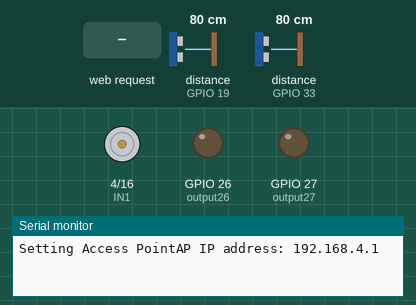
Recording of a sketch running on a simulated ESP32. Shown: motor-driver pin pairs drawn as motors (green arrow = first pin HIGH = forward, orange = second pin HIGH = backward, longer = more drive, scaled by the enable pin), output pins drawn as LEDs (lit = HIGH), the last lines printed to the serial monitor. Wiring (inferred from the names in the program): 2 × ultrasonic range finder: trigger GPIO 18, echo GPIO 19 / trigger GPIO 32, echo GPIO 33. Inputs (shaded band) come from the test bench; at power-on: distance to the obstacle (sensors on GPIO 19, GPIO 33) 80 cm. The echo pulse lasts 58.3 µs per cm; pins used as bus, display or sensor lines are not drawn.

Above: at 1.2 s.
1.3 s: HTTP request GET /MODE/MANUAL received
At 1.9 s:
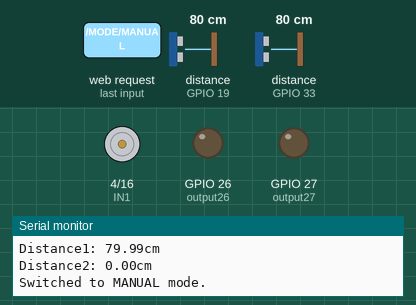
3.0 s: HTTP request GET /MODE/AUTO received
At 4.8 s:
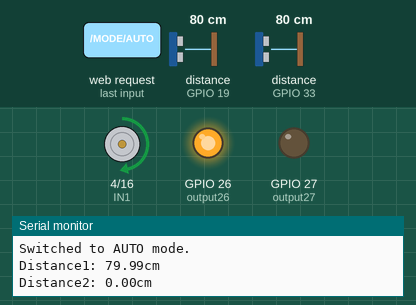
7.1 s: HTTP request GET /26/CLOSE received
At 8.7 s:
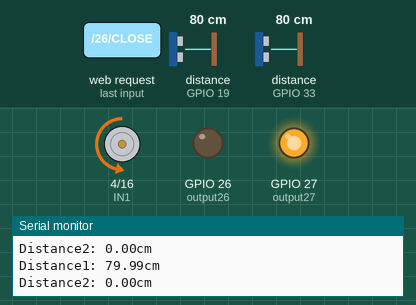
9.0 s: HTTP request GET /26/OPEN received
At 10.8 s:
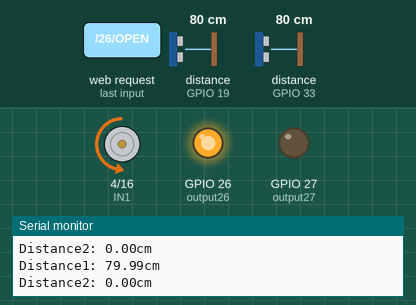
13.1 s: HTTP request GET /26/OPEN received
At 14.3 s:
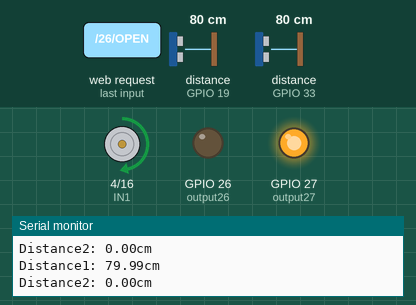
16.0 s: HTTP request GET /26/CLOSE received
At 18.8 s:
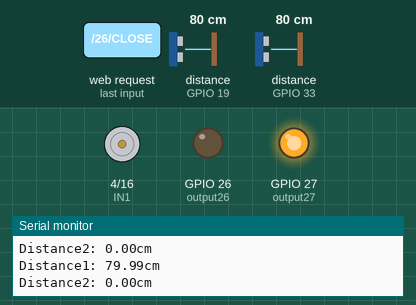
Timing chart, 0 to 20.1 s (numbered marks = the images above; inputs shaded):
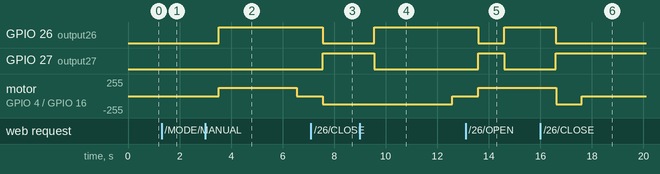

Measured:
- after the input at 1.3 s, GPIO 26 (output26): stays LOW (without the input it goes to HIGH after 0.21 s); motor on GPIO 4 (IN1) / GPIO 16 (IN2): stays stopped (without the input it goes to forward 125/255 after 0.21 s)
- after the input at 3.0 s, GPIO 26 (output26): LOW → HIGH after 0.52 s; motor on GPIO 4 (IN1) / GPIO 16 (IN2): stopped → forward 125/255 after 0.52 s, → stopped 3.0 s later
- after the input at 7.1 s, GPIO 26 (output26): HIGH → LOW after 0.45 s; GPIO 27 (output27): LOW → HIGH after 0.45 s; motor on GPIO 4 (IN1) / GPIO 16 (IN2): stopped → backward 125/255 after 0.45 s
- after the input at 9.0 s, GPIO 26 (output26): LOW → HIGH after 0.56 s; GPIO 27 (output27): HIGH → LOW after 0.56 s
- after the input at 13.1 s, motor on GPIO 4 (IN1) / GPIO 16 (IN2): stopped → forward 125/255 after 0.49 s instead of 1.5 s
- after the input at 16.0 s, GPIO 26 (output26): HIGH → LOW after 0.61 s; GPIO 27 (output27): LOW → HIGH after 0.61 s; motor on GPIO 4 (IN1) / GPIO 16 (IN2): forward 125/255 → backward 125/255 after 0.61 s, → stopped 1.0 s later

The sketch:

BridgeCode_29.ino
```cpp
#include <WiFi.h>


const int TRIG_PIN1 = 32;  //Sensor 1
const int ECHO_PIN1 = 33;
const int TRIG_PIN2 = 18;  //Sensor 2
const int ECHO_PIN2 = 19;
;
const int ENA = 2;
const int IN1 = 4;
const int IN2 = 16;
const int output26 = 26;  //RED LED
const int output27 = 27;  //BLUE LED

bool manualOverride = false;
bool manualMode = false;

float distance1 = 0;
float distance2 = 0;

//wifi credentials
const char* ssid = "Group_18_AP";
const char* password = "123";

WiFiServer server(80);

String output26State = "CLOSE";

bool shipDetected = false;
bool autoSequenceRunning = false;
unsigned long sequenceStartTime = 0;
int sequenceStep = 0;

unsigned long previousTime = 0; //For Void Loop

unsigned long motorStartTime = 0;
bool motorRunning = false;
enum MotorDirection { STOPPED, OPENING, CLOSING };
MotorDirection currentDirection = STOPPED;
void openMotor() {
  if (currentDirection != OPENING) { // prevent redundant reactivation
    digitalWrite(IN1, HIGH);
    digitalWrite(IN2, LOW);
    analogWrite(ENA, 125); // PWM speed (0–255)
    motorStartTime = millis();
    motorRunning = true;
    currentDirection = OPENING;
  }
}

void closeMotor() {
  if (currentDirection != CLOSING) {
    digitalWrite(IN1, LOW);
    digitalWrite(IN2, HIGH);
    analogWrite(ENA, 125);
    motorStartTime = millis();
    motorRunning = true;
    currentDirection = CLOSING;
  }
}

void stopMotor() {
  digitalWrite(IN1, LOW);
  digitalWrite(IN2, LOW);
  analogWrite(ENA, 0);
  motorRunning = false;
}

void autoBridgeControl() {
  if (!autoSequenceRunning) {
    // Detect ship and start sequence
    if ((distance1 > 0 && distance1 < 100) || (distance2 > 0 && distance2 < 100)) {
      shipDetected = true;
      autoSequenceRunning = true;
      sequenceStartTime = millis();
      sequenceStep = 1;
      openMotor();
      digitalWrite(output26, HIGH);  // Red
      digitalWrite(output27, LOW);
    }
  } else {
    unsigned long elapsed = millis() - sequenceStartTime;

    // Step 1: Open bridge for 3 sec
    if (sequenceStep == 1 && elapsed >= 3000) {
      stopMotor();
      sequenceStep = 2;
      sequenceStartTime = millis();
    }
    // Step 2: Wait 1 sec before closing (optional)
    else if (sequenceStep == 2 && elapsed >= 3000) {
      closeMotor();
      sequenceStep = 3;
      sequenceStartTime = millis();
    }
    // Step 3: Close bridge for 3 sec
    else if (sequenceStep == 3 && elapsed >= 3000) {
      stopMotor();
      sequenceStep = 4;
      sequenceStartTime = millis();
    }
    // Step 4: Sequence done
    else if (sequenceStep == 4) {
      shipDetected = false;
      autoSequenceRunning = false;
      digitalWrite(output26, LOW);   // Red off
      digitalWrite(output27, HIGH);  // Blue on
    }
  }
}


void sensors() {  //SensorCode
  // Clear the trigger PINs
  digitalWrite(TRIG_PIN1, LOW);
  delayMicroseconds(2);
  digitalWrite(TRIG_PIN2, LOW);
  delayMicroseconds(2);

  //Send a 10us pulse to trigger measurement for sensor 1
  digitalWrite(TRIG_PIN1, HIGH);
  delayMicroseconds(10);
  digitalWrite(TRIG_PIN1, LOW);

  //Send a 10us pulse to trigger measurement for sensor 2
  digitalWrite(TRIG_PIN2, HIGH);
  delayMicroseconds(10);
  digitalWrite(TRIG_PIN2, LOW);
  //Read the echo pulse
  long duration1 = pulseIn(ECHO_PIN1, HIGH);
  long duration2 = pulseIn(ECHO_PIN2, HIGH);

  // Calculate distance in cm (speed of sound: ~343 m/s)
  distance1 = duration1 * 0.0343 / 2;
  distance2 = duration2 * 0.0343 / 2;

  Serial.print("Distance1: ");
  Serial.print(distance1);
  Serial.println("cm");

  Serial.print("Distance2: ");
  Serial.print(distance2);
  Serial.println("cm");
}

String generateControls(int pin, const String& state) {  // for WebPage
  String html = "<p>PIN " + String(pin) + " - Bridge Status " + state + "</p>";
  //State Button
  String nextAction = (state == "CLOSE") ? "OPEN" : "CLOSE";
  String buttonColor = (state == "CLOSE") ? "button" : "button button2";
  html += "<p><a href=\"/" + String(pin) + "/" + nextAction + "\"><button class=\"" + buttonColor + "\">" + nextAction + "</button></a></p>";

  //Manual Override Button
  String modeText = manualMode ? "MANUAL" : "AUTO";
  String nextMode = manualMode ? "AUTO" : "MANUAL";
  String modeColor = manualMode ? "button button2" : "button";
  html += "<p><a href=\"/MODE/" + nextMode + "\"><button class=\"" + modeColor + "\">" + nextMode + " MODE</button></a></p>";

  return html;
}

void sendWebPage(WiFiClient& client) {
  client.println("HTTP/1.1 200 OK");
  client.println("Content-type:text/html");
  client.println("Connection: close");
  client.println();

  client.println(R"rawliteral(
    <!DOCTYPE html><html>
    <head>
      <meta name="viewport" content="width=device-width, initial-scale=1">
      <link rel="icon" href="data:,">
      <style>
        html { font-family: Helvetica; text-align: center; margin: 0px auto; }
        .button { background-color: #00ff37; border: none; color: white;
                  padding: 16px 40px; font-size: 30px; cursor: pointer; }
        .button2 { background-color: #ff0019; }
      </style>
    </head>
    <body>
      <h1>ESP32 Web Server</h1>
  )rawliteral");

  // Bridge control button
  client.println(generateControls(output26, output26State));


  // Ship detection info
  if (shipDetected) {
    client.println("<p> Ship Detected <span style=\"color: green;\">True</span></p>");
  } else {
    client.println("<p> Ship Detected <span style=\"color: red;\">False</span></p>");
  }

  client.println(R"rawliteral(
    </body></html>
  )rawliteral");

  client.println();
}

void handleRequest(String& header, WiFiClient& client) {  // for WebPage
  if (header.indexOf("GET /26/OPEN") >= 0) {
    output26State = "OPEN";
    digitalWrite(output26, HIGH);
    digitalWrite(output27, LOW);
    openMotor();
    manualOverride = true;
  } else if (header.indexOf("GET /26/CLOSE") >= 0) {
    output26State = "CLOSE";
    digitalWrite(output26, LOW);
    digitalWrite(output27, HIGH);
    closeMotor();
    manualOverride = true;
  }

  else if (header.indexOf("GET /MODE/MANUAL") >= 0) {
    manualMode = true;
    manualOverride = true;
    Serial.println("Switched to MANUAL mode.");
  } else if (header.indexOf("GET /MODE/AUTO") >= 0) {
    manualMode = false;
    manualOverride = false;
    Serial.println("Switched to AUTO mode.");
  }
  sendWebPage(client);
}

void setup() {
  Serial.begin(115200);
  pinMode(TRIG_PIN1, OUTPUT);  //Sensors
  pinMode(ECHO_PIN1, INPUT);
  pinMode(TRIG_PIN2, OUTPUT);
  pinMode(ECHO_PIN2, INPUT);

  //Sets up good LEDs
  pinMode(output26, OUTPUT);
  pinMode(output27, OUTPUT);
  // Set outputs to LOW
  digitalWrite(output26, LOW);
  digitalWrite(output27, LOW);

  // Sets up Motor Pins
  pinMode(ENA, OUTPUT);
  pinMode(IN1, OUTPUT);
  pinMode(IN2, OUTPUT);
  // Begin Wifi Access Point
  Serial.print("Setting Access Point");
  // Username and Password
  WiFi.softAP(ssid, password);
  IPAddress IP = WiFi.softAPIP();
  Serial.print("AP IP address: ");
  Serial.println(IP);

  //Make sure motor is stopped initially
  stopMotor();

  server.begin();
}

void loop() {
  WiFiClient client = server.available();
  if (client) {
    String header = "";
    while (client.connected() && client.available()) {
      char c = client.read();
      header += c;
    }
    if (header.length() > 0) handleRequest(header, client);
    client.stop();
  }
  // --- Control logic ---
  if (!manualMode) { //manual mode
    autoBridgeControl();
  }
  else if(motorRunning && (millis() - motorStartTime >= 3000)) { // stops the motor after its been running for 3 seconds
    stopMotor();
  }
  // Sensor check
  if (millis() - previousTime >= 500) {  // run every 500ms
    previousTime = millis();
    sensors();
  }
}
```
